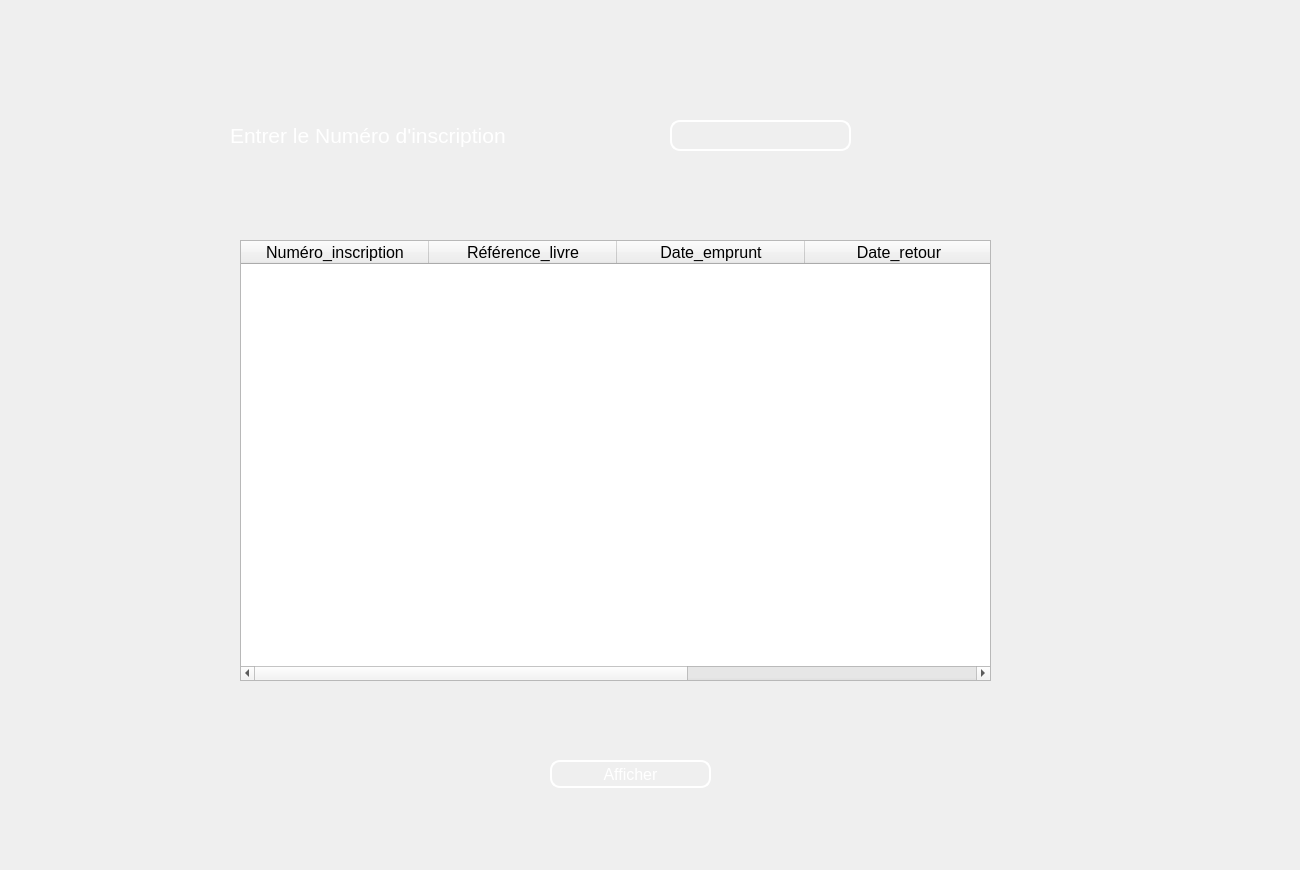
<?xml version="1.0" encoding="UTF-8"?>
<ui version="4.0">
 <class>affichage_emprunt_etudiant</class>
 <widget class="QWidget" name="affichage_emprunt_etudiant">
  <property name="geometry">
   <rect>
    <x>0</x>
    <y>0</y>
    <width>1300</width>
    <height>870</height>
   </rect>
  </property>
  <property name="windowTitle">
   <string>Form</string>
  </property>
  <widget class="QLabel" name="label">
   <property name="geometry">
    <rect>
     <x>0</x>
     <y>0</y>
     <width>1300</width>
     <height>870</height>
    </rect>
   </property>
   <property name="text">
    <string/>
   </property>
   <property name="pixmap">
    <pixmap resource="ressources.qrc">:/ressources/23.jpg</pixmap>
   </property>
   <property name="scaledContents">
    <bool>true</bool>
   </property>
  </widget>
  <widget class="QTableWidget" name="tableWidget">
   <property name="geometry">
    <rect>
     <x>240</x>
     <y>240</y>
     <width>751</width>
     <height>441</height>
    </rect>
   </property>
   <property name="font">
    <font>
     <pointsize>12</pointsize>
    </font>
   </property>
   <attribute name="horizontalHeaderDefaultSectionSize">
    <number>188</number>
   </attribute>
   <column>
    <property name="text">
     <string>Numéro_inscription</string>
    </property>
   </column>
   <column>
    <property name="text">
     <string>Référence_livre</string>
    </property>
   </column>
   <column>
    <property name="text">
     <string>Date_emprunt</string>
    </property>
   </column>
   <column>
    <property name="text">
     <string>Date_retour</string>
    </property>
   </column>
   <column>
    <property name="text">
     <string/>
    </property>
   </column>
  </widget>
  <widget class="QLabel" name="label_2">
   <property name="geometry">
    <rect>
     <x>230</x>
     <y>110</y>
     <width>371</width>
     <height>51</height>
    </rect>
   </property>
   <property name="font">
    <font>
     <pointsize>16</pointsize>
    </font>
   </property>
   <property name="styleSheet">
    <string notr="true">background:transparent;
color: rgb(255, 255, 255);

border-radius:10px</string>
   </property>
   <property name="text">
    <string>Entrer le Numéro d'inscription</string>
   </property>
  </widget>
  <widget class="QLineEdit" name="lineEdit">
   <property name="geometry">
    <rect>
     <x>670</x>
     <y>120</y>
     <width>181</width>
     <height>31</height>
    </rect>
   </property>
   <property name="styleSheet">
    <string notr="true">background:transparent;
color: rgb(255, 255, 255);
border:2px solid white;
border-radius:10px</string>
   </property>
  </widget>
  <widget class="QPushButton" name="pushButton">
   <property name="geometry">
    <rect>
     <x>550</x>
     <y>760</y>
     <width>161</width>
     <height>28</height>
    </rect>
   </property>
   <property name="font">
    <font>
     <pointsize>12</pointsize>
    </font>
   </property>
   <property name="styleSheet">
    <string notr="true">
color: rgb(255, 255, 255);
border:2px solid white;
border-radius:10px</string>
   </property>
   <property name="text">
    <string>Afficher</string>
   </property>
  </widget>
 </widget>
 <resources>
  <include location="ressources.qrc"/>
 </resources>
 <connections/>
</ui>
